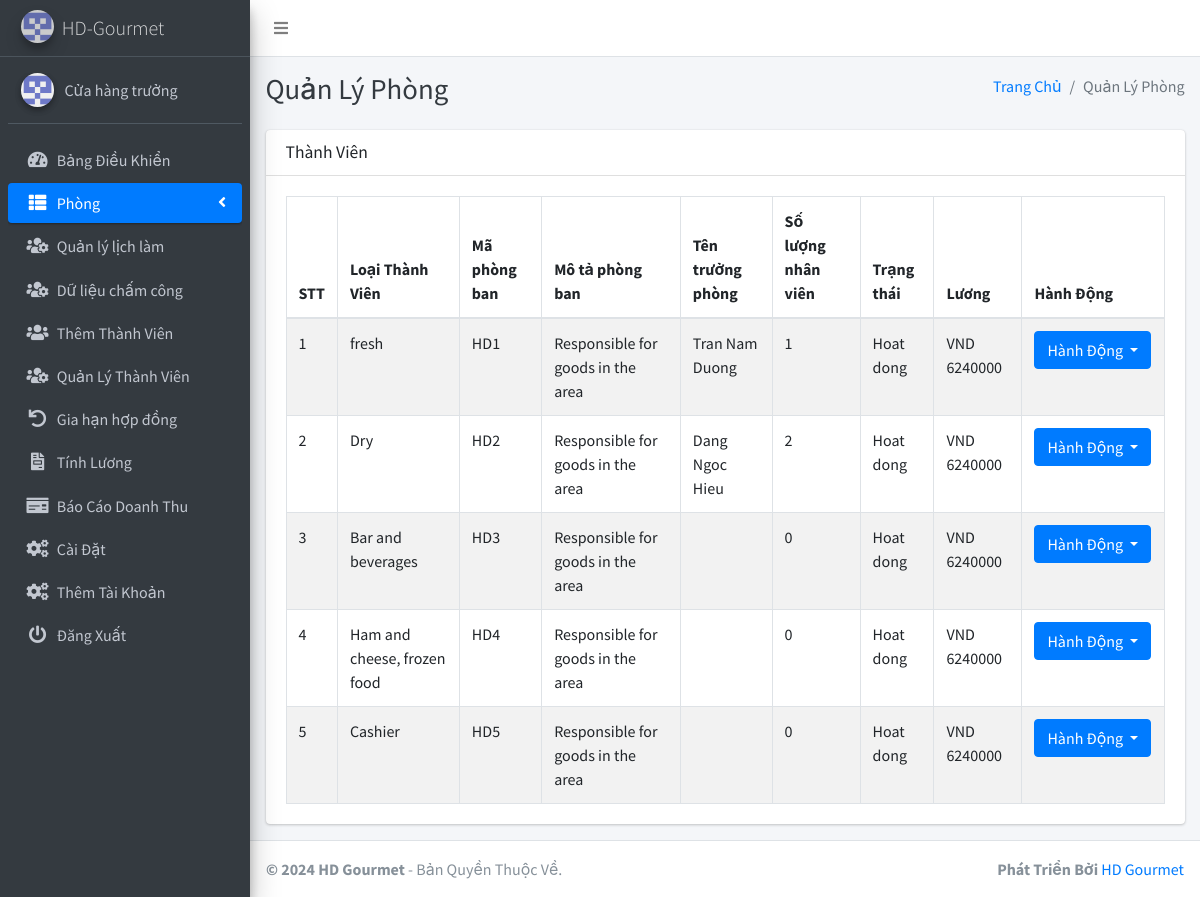
Page /view_type.php (signed in) on the committed database.
### tables this page shows
CREATE TABLE `settings` (
  `id` int(11) NOT NULL,
  `system_name` varchar(255) NOT NULL,
  `logo` varchar(255) NOT NULL,
  `currency` varchar(50) NOT NULL
);

CREATE TABLE `membership_types` (
  `id` int(11) NOT NULL,
  `type` varchar(255) NOT NULL,
  `amount` int(11) NOT NULL,
  `department_code` varchar(10) NOT NULL,
  `description` text DEFAULT NULL,
  `department_head` varchar(255) DEFAULT NULL,
  `total_employees` int(11) DEFAULT 0,
  `employee_count` int(11) DEFAULT 0,
  `status` enum('Hoat dong','Ngung hoat dong') DEFAULT 'Hoat dong'
);

### view_type.php (the view, shortened to what this page needs)
<?php
include('includes/config.php');
$selectQuery = "SELECT * FROM membership_types";
$result = $conn->query($selectQuery);
$fetchCurrencyQuery = "SELECT currency FROM settings WHERE id = 1";
$fetchCurrencyResult = $conn->query($fetchCurrencyQuery);
if ($fetchCurrencyResult->num_rows > 0) {
    $currencyDetails = $fetchCurrencyResult->fetch_assoc();
    $currencySymbol = $currencyDetails['currency'];
} else {
    $currencySymbol = '$';
}
?>
<!DOCTYPE html>
<html lang="vi">
<?php include('includes/header.php');?>
<body class="hold-transition sidebar-mini layout-fixed layout-navbar-fixed layout-footer-fixed">
<div class="wrapper">
  <?php include('includes/nav.php');?>
  <?php include('includes/sidebar.php');?>
  <div class="content-wrapper">
    <?php include('includes/pagetitle.php');?>
    <section class="content">
      <div class="container-fluid">
        <div class="row">
          <div class="col-12">
            <div class="card">
              <div class="card-header">
                <h3 class="card-title">Thành Viên</h3>
              </div>
              <div class="card-body">
                <table id="example1" class="table table-bordered table-striped" style="padding-bottom: 50px;">
                  <thead>
                    <tr>
                      <th>STT</th>
                      <th>Loại Thành Viên</th>
                      <th>Mã phòng ban</th>
                      <th>Mô tả phòng ban</th>
                      <th>Tên trưởng phòng</th>
                      <th>Số lượng nhân viên</th>
                      <th>Trạng thái</th>
                      <th>Lương</th>
                      <th>Hành Động</th>
                    </tr>
                  </thead>
                  <tbody>
                    <?php
                    $counter = 1;
                    while ($row = $result->fetch_assoc()) {
                      echo "<tr>";
                      echo "<td>{$counter}</td>";
                      echo "<td>{$row['type']}</td>";
                      echo "<td>{$row['department_code']}</td>";
                      echo "<td>{$row['description']}</td>";
                      echo "<td>{$row['department_head']}</td>";
                      echo "<td>{$row['employee_count']}</td>";
                      echo "<td>{$row['status']}</td>";
                      echo "<td>{$currencySymbol} {$row['amount']}</td>";
                      echo "<td>
                              <div class='dropdown'>
                                <button class='btn btn-primary dropdown-toggle' type='button' id='dropdownMenuButton{$row['id']}' onclick='toggleDropdown(this, {$row['id']})' aria-haspopup='true' aria-expanded='false'>
                                  Hành Động
                                </button>
                                <div class='dropdown-menu' aria-labelledby='dropdownMenuButton{$row['id']}' style='z-index: 1050;'>
                                  <a class='dropdown-item' href='edit_type.php?id={$row['id']}'>Sửa</a>
                                  <button class='dropdown-item' onclick='deleteMembership({$row['id']})'>Xóa</button>
                                </div>
                              </div>
                            </td>";
                      echo "</tr>";
                      $counter++;
                    }
                    ?>
                  </tbody>
                </table>
              </div>
            </div>
          </div>
        </div>
      </div>
    </section>
  </div>
  <footer class="main-footer">
    <strong> &copy; <?php echo date('Y');?> HD Gourmet</strong> - Bản Quyền Thuộc Về.
    <div class="float-right d-none d-sm-inline-block">
      <b>Phát Triển Bởi</b> <a href="#">HD Gourmet</a>
    </div>
  </footer>
</div>
</body>
</html>

### includes/sidebar.php (shortened to what this page needs)
<?php
$current_page = basename($_SERVER['PHP_SELF']);
?>
 <aside class="main-sidebar sidebar-dark-primary elevation-4">
    <a href="" class="brand-link">
    <img src="<?php echo getLogoUrl(); ?>" alt="Logo" class="brand-image img-circle elevation-3" style="opacity: .8">
    <span class="brand-text font-weight-light"><?php echo getSystemName(); ?></span>
</a>
<?php
function getSystemName()
{
    global $conn;
    $systemNameQuery = "SELECT system_name FROM settings";
    $systemNameResult = $conn->query($systemNameQuery);
    if ($systemNameResult->num_rows > 0) {
        $systemNameRow = $systemNameResult->fetch_assoc();
        return $systemNameRow['system_name'];
    } else {
        return 'HDGourmet';
    }
}
function getLogoUrl()
{
    global $conn;
    $logoQuery = "SELECT logo FROM settings";
    $logoResult = $conn->query($logoQuery);
    if ($logoResult->num_rows > 0) {
        $logoRow = $logoResult->fetch_assoc();
        return $logoRow['logo'];
    } else {
        return 'dist/img/AdminLTELogo.png';
    }
}
?>
    <div class="sidebar">
      <div class="user-panel mt-3 pb-3 mb-3 d-flex">
        <div class="image">
          <img src="dist/img/2382414.png" class="img-circle elevation-2" alt="User Image">
        </div>
        <div class="info">
          <a href="#" class="d-block">Cửa hàng trưởng</a>
        </div>
      </div>
      <nav class="mt-2">
        <ul class="nav nav-pills nav-sidebar flex-column" data-widget="treeview" role="menu" data-accordion="false">
          <li class="nav-item">
            <a href="dashboard.php" class="nav-link <?php echo ($current_page == 'dashboard.php') ? 'active' : ''; ?>">
              <i class="nav-icon fas fa-tachometer-alt"></i>
              <p>
                Bảng Điều Khiển
              </p>
            </a>
          </li>
          <li class="nav-item has-treeview">
            <a href="#" class="nav-link <?php echo ($current_page == 'add_type.php' || $current_page == 'view_type.php' || $current_page == 'edit_type.php') ? 'active' : ''; ?>">
              <i class="nav-icon fas fa-th-list"></i>
              <p>
                Phòng
                <i class="fas fa-angle-left right"></i>
              </p>
            </a>
          </li>
          <li class="nav-item">
            <a href="lich.php" class="nav-link <?php echo ($current_page == 'lich.php') ? 'active' : ''; ?>">
              <i class="nav-icon fas fa-users-cog"></i>
              <p>Quản lý lịch làm</p>
            </a>
          </li>
          <li class="nav-item">
            <a href="chamcong.php" class="nav-link <?php echo ($current_page == 'chamcong.php') ? 'active' : ''; ?>">
              <i class="nav-icon fas fa-users-cog"></i>
              <p>Dữ liệu chấm công</p>
            </a>
          </li>
          <li class="nav-item">
            <a href="add_members.php" class="nav-link <?php echo ($current_page == 'add_members.php') ? 'active' : ''; ?>">
              <i class="nav-icon fas fa-users"></i>
              <p>Thêm Thành Viên</p>
            </a>
          </li>
          <li class="nav-item">
            <a href="manage_members.php" class="nav-link <?php echo ($current_page == 'manage_members.php' || $current_page == 'edit_member.php' || $current_page == 'memberProfile.php') ? 'active' : ''; ?>">
              <i class="nav-icon fas fa-users-cog"></i>
              <p>Quản Lý Thành Viên</p>
            </a>
          </li>
          <li class="nav-item">
            <a href="list_renewal.php" class="nav-link <?php echo ($current_page == 'list_renewal.php' || $current_page == 'renew.php') ? 'active' : ''; ?>">
            <i class="nav-icon fas fa-undo"></i>
              <p>Gia hạn hợp đồng</p>
            </a>
          </li>
          <li class="nav-item">
            <a href="report.php" class="nav-link <?php echo ($current_page == 'report.php') ? 'active' : ''; ?>">
              <i class="nav-icon fas fa-file-invoice"></i>
              <p>Tính Lương</p>
            </a>
          </li>
          <li class="nav-item">
            <a href="revenue_report.php" class="nav-link <?php echo ($current_page == 'revenue_report.php') ? 'active' : ''; ?>">
              <i class="nav-icon fas fa-money-check"></i>
              <p>Báo Cáo Doanh Thu</p>
            </a>
          </li>
          <li class="nav-item">
            <a href="settings.php" class="nav-link <?php echo ($current_page == 'settings.php') ? 'active' : ''; ?>">
              <i class="nav-icon fas fa-cogs"></i>
              <p>Cài Đặt</p>
            </a>
          </li>
          <li class="nav-item">
            <a href="member.php" class="nav-link <?php echo ($current_page == 'member.php') ? 'active' : ''; ?>">
              <i class="nav-icon fas fa-cogs"></i>
              <p>Thêm Tài Khoản</p>
            </a>
          </li>
          <li class="nav-item">
            <a href="logout.php" class="nav-link <?php echo ($current_page == 'logout.php') ? 'active' : ''; ?>">
              <i class="nav-icon fas fa-power-off"></i>
              <p>Đăng Xuất</p>
            </a>
          </li>
        </ul>
      </nav>
    </div>
  </aside>

### rows in the picture
settings: logo (picture), system_name "HD-Gourmet", currency "VND"
membership_types: type "fresh", department_code "HD1", description "Responsible for goods in the area", department_head "Tran Nam Duong", employee_count "1", status "Hoat dong", amount "6240000"
membership_types: type "Dry", department_code "HD2", description "Responsible for goods in the area", department_head "Dang Ngoc Hieu", employee_count "2", status "Hoat dong", amount "6240000"
membership_types: type "Bar and beverages", department_code "HD3", description "Responsible for goods in the area", employee_count "0", status "Hoat dong", amount "6240000"
membership_types: type "Ham and cheese, frozen food", department_code "HD4", description "Responsible for goods in the area", employee_count "0", status "Hoat dong", amount "6240000"
membership_types: type "Cashier", department_code "HD5", description "Responsible for goods in the area", employee_count "0", status "Hoat dong", amount "6240000"

### other values in the picture
$pageTitle "Quản Lý Phòng"
